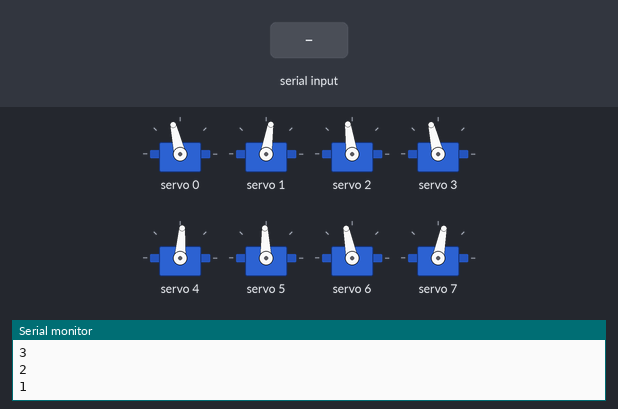
Bench run of a sketch on a simulated ESP32. Shown: 8 × servo, the last lines printed to the serial monitor. The inputs (shaded band) are chosen by the test bench.

Above: at 12.2 s.
12.3 s: "2" received over Serial
At 12.99 s:
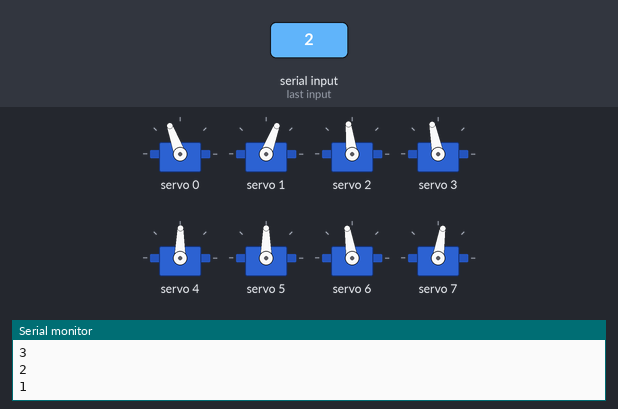
15.3 s: "1" received over Serial
18.3 s: "0" received over Serial
At 18.8 s:
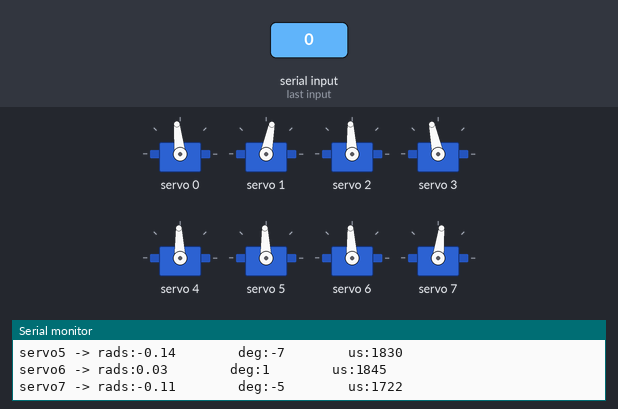
Timing chart, 0 to 21.3 s (numbered marks = the images above; inputs shaded):
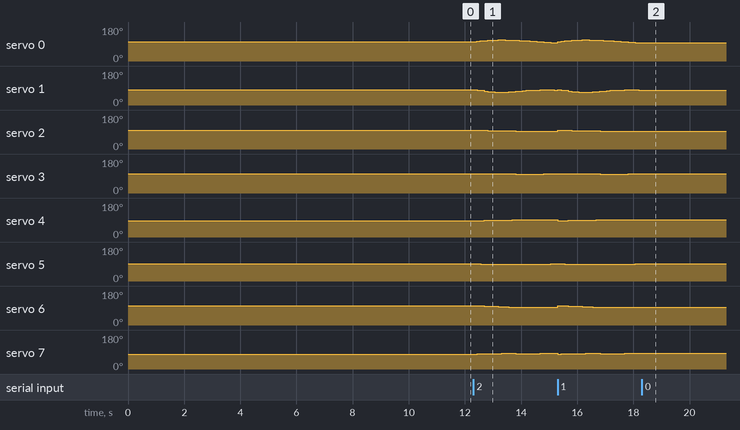

The sketch:

2D_SS_lift_60.ino
```cpp
// HOW TO:
// ------------------------------
// Serial input = 2 -> Steps through gait sequence once and stops at the end.
// Serial input = 1 -> Steps through gait sequence in a loop.
// Serial input = 0 -> Stops infinite loop at the node where it is at that moment

//Gait template
#include <Wire.h>
#include <Adafruit_PWMServoDriver.h>

Adafruit_PWMServoDriver pca9685 = Adafruit_PWMServoDriver();

#define SERVO_FREQ 300
#define SER0 0 //Hip 1
#define SER1 1 //Knee 1
#define SER2 2 //Hip 2
#define SER3 3 //Knee 2
#define SER4 4 //Hip 3
#define SER5 5 //Knee 3
#define SER6 6 //Hip 4
#define SER7 7 //Knee 4

// Insert servo angles here:
// For 3D gaits, these angles are obtained from linearisation.py
// For 2D gaits, these angles are obtained from 2D_trajectory_reader.py
float SS_servo0[] = {-0.24087407, -0.26748764, -0.3063656 , -0.34396648, -0.37787508, -0.40480457, -0.42506108, -0.43807482, -0.44039441, -0.43071883, -0.41686224, -0.39851281, -0.37342453, -0.34833624, -0.32324796, -0.29815967, -0.27307139, -0.246276  , -0.21644764, -0.18661927, -0.15679091, -0.12696255, -0.09804348, -0.07066092, -0.0398181 , -0.02254707, -0.01807582, -0.01750124, -0.02053154, -0.02514841, -0.03194456, -0.03865427, -0.04347655, -0.04476382, -0.04793498, -0.05680407, -0.06567316, -0.07584268, -0.08991702, -0.10375292, -0.11303734, -0.11940904, -0.12043628, -0.11698679, -0.11722571, -0.11868455, -0.12432062, -0.1289995 , -0.13509241, -0.13936192, -0.14381251, -0.14771368, -0.15171638, -0.15626776, -0.15973862, -0.16435415, -0.17021966, -0.17372491, -0.18576123, -0.19779755, -0.21469341, -0.23405682, -0.24672154, -0.25092438, -0.24285153, -0.23037537, -0.22043219, -0.21399711, -0.20812285, -0.20378447, -0.20216587, -0.20227385, -0.2026434 , -0.20090445, -0.20003213, -0.19946708, -0.20031897, -0.20278785, -0.20624978, -0.2148285 , -0.22912994};
float SS_servo1[] = {0.17152876, 0.20755389, 0.26610279, 0.33177246, 0.39525668, 0.44397726, 0.47906518, 0.49942142, 0.49344831, 0.46244505, 0.42667207, 0.39220588, 0.35969976, 0.32719364, 0.29468752, 0.2621814 , 0.22967527, 0.2058311 , 0.1973764 , 0.18892171, 0.18046702, 0.17201232, 0.1852161 , 0.19683898, 0.16224128, 0.11859176, 0.10111982, 0.09240801, 0.09062906, 0.09280435, 0.10046137, 0.10538752, 0.10496319, 0.0993607 , 0.09462715, 0.10097882, 0.10733049, 0.1152601 , 0.12792783, 0.14008881, 0.14685316, 0.1488273 , 0.14026175, 0.12172791, 0.10811364, 0.09521383, 0.08573648, 0.08448925, 0.08723495, 0.08837767, 0.08967778, 0.09088912, 0.09220615, 0.09407307, 0.0941618 , 0.09443948, 0.09812815, 0.10062326, 0.1187619 , 0.13690053, 0.16710977, 0.20344817, 0.22360962, 0.22560885, 0.2039868 , 0.17351951, 0.15104958, 0.13439395, 0.12028885, 0.1096609 , 0.10519038, 0.10324482, 0.10315572, 0.09831836, 0.09632382, 0.09522503, 0.0971479 , 0.102519  , 0.10919593, 0.12460426, 0.15312078};
float SS_servo2[] = { 0.07059069,  0.07656982,  0.07881668,  0.07393034,  0.06757646,  0.05908317,  0.04889435,  0.0380096 ,  0.03013574,  0.02554702,  0.02177493,  0.01810359,  0.01458334,  0.01106309,  0.00754284,  0.00402259,  0.00050234, -0.00435867, -0.01160178, -0.01884489, -0.02608799, -0.0333311 , -0.04085505, -0.05457905, -0.06640181, -0.07306943, -0.07474179, -0.07427158, -0.07343447, -0.07186078, -0.06914205, -0.06902965, -0.07471114, -0.08227072, -0.08930708, -0.09499832, -0.10068956, -0.10601708, -0.11025241, -0.11481678, -0.1217736 , -0.1279147 , -0.13361181, -0.13525725, -0.14127326, -0.15241199, -0.17164234, -0.18791589, -0.20176488, -0.21269582, -0.21918764, -0.21896335, -0.2104196 , -0.19362238, -0.1696839 , -0.13949159, -0.10391217, -0.06449115, -0.02570502,  0.01308111,  0.05125752,  0.08912433,  0.11011486,  0.11803092,  0.11761969,  0.11466825,  0.11353151,  0.11211247,  0.11062717,  0.10939561,  0.10861338,  0.10868461,  0.10804253,  0.1060806 ,  0.10405292,  0.10206192,  0.09962682,  0.09668491,  0.09219852,  0.08339702,  0.0708683 };
float SS_servo3[] = {0.17100722, 0.1412851 , 0.11342474, 0.10192062, 0.09507524, 0.09349648, 0.09665493, 0.10295799, 0.10411485, 0.09946722, 0.0938783 , 0.08931323, 0.08628383, 0.08325444, 0.08022504, 0.07719565, 0.07416625, 0.07448415, 0.0807491 , 0.08701405, 0.093279  , 0.09954395, 0.11030808, 0.12866273, 0.14700202, 0.15177196, 0.146801  , 0.13830747, 0.12873612, 0.11840739, 0.10681757, 0.09793572, 0.09926209, 0.10638984, 0.10947845, 0.10945643, 0.10943441, 0.10761952, 0.10042117, 0.09386017, 0.09590394, 0.0974042 , 0.09827471, 0.09076086, 0.106987  , 0.14346034, 0.21057821, 0.29326507, 0.37546093, 0.4581416 , 0.53197117, 0.58958995, 0.62157957, 0.62619467, 0.6079191 , 0.56532139, 0.50516635, 0.43366152, 0.36855741, 0.30345331, 0.23948324, 0.176089  , 0.13081212, 0.10800624, 0.10321765, 0.10359815, 0.10334817, 0.10243861, 0.10315679, 0.10375808, 0.10415235, 0.10182845, 0.10232321, 0.10496488, 0.10891416, 0.11308152, 0.11832936, 0.12481022, 0.13376347, 0.15001204, 0.17563155};
float SS_servo4[] = { 0.20340111,  0.18669043,  0.16713357,  0.15382811,  0.14171846,  0.1318248 ,  0.12446802,  0.1194297 ,  0.11304722,  0.10252813,  0.0902105 ,  0.08015759,  0.07350157,  0.06684555,  0.06018953,  0.05353351,  0.04687749,  0.04291868,  0.04375194,  0.0445852 ,  0.04541846,  0.04625172,  0.05211673,  0.05462067,  0.05480338,  0.04857557,  0.03629728,  0.0267292 ,  0.02001541,  0.01547454,  0.01385244,  0.00933628,  0.00497099,  0.00269372, -0.00264182,  0.00194021,  0.00652224,  0.0135525 ,  0.02793417,  0.04241124,  0.04984762,  0.04479741,  0.03367413,  0.02622082,  0.03193386,  0.04019318,  0.04725157,  0.04518614,  0.03286931,  0.0132745 , -0.00729171, -0.02734727, -0.0474714 , -0.06808387, -0.08773005, -0.10424642, -0.10771762, -0.10410539, -0.10128713, -0.09846887, -0.09511331, -0.09148491, -0.08652811, -0.08169669, -0.07160951, -0.04827524, -0.01257443,  0.02715234,  0.0671023 ,  0.10656052,  0.14514797,  0.17781266,  0.2011895 ,  0.21695717,  0.22285846,  0.22739428,  0.22785705,  0.22367178,  0.21744504,  0.20867966,  0.20819988};
float SS_servo5[] = {-0.13746629, -0.12095213, -0.10443256, -0.09878484, -0.09388784, -0.09259634, -0.09516643, -0.10070314, -0.10252786, -0.09510585, -0.08326758, -0.07482993, -0.07149287, -0.06815581, -0.06481875, -0.0614817 , -0.05814464, -0.05965845, -0.06979068, -0.07992291, -0.09005514, -0.10018737, -0.11656315, -0.13111384, -0.1371515 , -0.13327449, -0.1167463 , -0.10486691, -0.09919726, -0.09720595, -0.10007961, -0.09960184, -0.10096784, -0.10457457, -0.10489905, -0.1258971 , -0.14689516, -0.17400466, -0.21946518, -0.26517425, -0.29265838, -0.29342338, -0.2814975 , -0.27803204, -0.30431815, -0.33775526, -0.37401819, -0.38087886, -0.36529368, -0.33248503, -0.29791064, -0.26337429, -0.22884972, -0.19392945, -0.16064904, -0.13603424, -0.13716195, -0.1452499 , -0.14590538, -0.14656087, -0.13837815, -0.1257076 , -0.1173335 , -0.09612309, -0.10064892, -0.15398586, -0.2308178 , -0.31923874, -0.4041638 , -0.48474309, -0.55762678, -0.60657115, -0.61631798, -0.59853248, -0.54027297, -0.47607644, -0.40194663, -0.31648125, -0.23280991, -0.15344611, -0.14199902};
float SS_servo6[] = {0.20733112, 0.19666176, 0.18309247, 0.16860588, 0.1545452 , 0.14062961, 0.12659279, 0.11238856, 0.09824489, 0.0897154 , 0.08463757, 0.07970138, 0.07497762, 0.07025387, 0.06553011, 0.06080635, 0.0560826 , 0.05127872, 0.04633249, 0.04138627, 0.03644004, 0.03149381, 0.02868798, 0.02440127, 0.02657391, 0.03878192, 0.06947318, 0.10505409, 0.14207092, 0.17935689, 0.21694351, 0.24729233, 0.26747044, 0.27388642, 0.27217251, 0.25934936, 0.24652622, 0.23198043, 0.21226198, 0.19535781, 0.20145202, 0.21447561, 0.24101277, 0.26652642, 0.27120909, 0.26601665, 0.25130024, 0.25053352, 0.2468346 , 0.24009346, 0.233178  , 0.22779452, 0.22306739, 0.21898467, 0.21606308, 0.21361101, 0.20861461, 0.20403161, 0.20051229, 0.19699297, 0.19388522, 0.19098647, 0.18840941, 0.1878693 , 0.18787554, 0.18246275, 0.17726989, 0.17287949, 0.1709484 , 0.17055579, 0.17288754, 0.17231816, 0.17200055, 0.16807703, 0.16657196, 0.16574587, 0.16689248, 0.17029027, 0.1748675 , 0.18538078, 0.20567212};
float SS_servo7[] = {-0.1759802 , -0.17161161, -0.16712879, -0.1590943 , -0.15029197, -0.14085949, -0.12990901, -0.116909  , -0.10305891, -0.09965598, -0.10241544, -0.10429526, -0.10485568, -0.10541611, -0.10597654, -0.10653697, -0.1070974 , -0.10688807, -0.10531115, -0.10373422, -0.10215729, -0.10058037, -0.09938511, -0.10016943, -0.11024905, -0.14382479, -0.21478486, -0.29599264, -0.38180552, -0.46696044, -0.55083764, -0.61062309, -0.63511525, -0.60536441, -0.55621342, -0.46487817, -0.37354292, -0.28098294, -0.1847454 , -0.10700708, -0.13130024, -0.16834666, -0.23136482, -0.27697707, -0.24789284, -0.18395969, -0.11522532, -0.12450235, -0.12675098, -0.12078106, -0.11465773, -0.11055484, -0.10785475, -0.10698002, -0.10802764, -0.11214642, -0.11018692, -0.10547048, -0.10446555, -0.10346062, -0.1008991 , -0.09754719, -0.09751305, -0.10286479, -0.10842305, -0.10306437, -0.09515802, -0.09003434, -0.08846575, -0.08960542, -0.09554094, -0.09655088, -0.09675281, -0.09014805, -0.0873542 , -0.08566084, -0.08777633, -0.09423837, -0.10372614, -0.12669086, -0.16757518};

int node=0;
int first=0;
int input=0;
int end_time=0;
int time_step=120000; //was 120000
int steps = sizeof(SS_servo0)/sizeof(SS_servo0[0]);
int one_print = 0;

// -------------------Joint configurations-------------------
int servo0=0;
int servo0_deg=0;
int servo1=0;
int servo1_deg=0;
int servo2=0;
int servo2_deg=0;
int servo3=0;
int servo3_deg=0;
int servo4=0;
int servo4_deg=0;
int servo5=0;
int servo5_deg=0;
int servo6=0;
int servo6_deg=0;
int servo7=0;
int servo7_deg=0;

void setup() {
  Serial.begin(115200);
  pca9685.begin();

  pca9685.setOscillatorFrequency(27000000); //Value between 24MHz and 27MHz, tuned for this setup
  pca9685.setPWMFreq(SERVO_FREQ);
  delay (1000);

  servo0_deg=SS_servo0[0]/3.14159265*180;
  servo0=map(servo0_deg,-38,90,2200,1030);
  servo1_deg=SS_servo1[0]/3.14159265*180;
  servo1=map(servo1_deg,-90,90,2600,950);
  servo2_deg=SS_servo2[0]/3.14159265*180;
  servo2=map(servo2_deg,-38,90,1510,2730);
  servo3_deg=SS_servo3[0]/3.14159265*180;
  servo3=map(servo3_deg,-90,90,1100,2700);
  servo4_deg=SS_servo4[0]/3.14159265*180;
  servo4=map(servo4_deg,-90,38,2700,1500);
  servo5_deg=SS_servo5[0]/3.14159265*180;
  servo5=map(servo5_deg,-90,90,2600,930);
  servo6_deg=SS_servo6[0]/3.14159265*180;
  servo6=map(servo6_deg,-90,38,850,2250);
  servo7_deg=SS_servo7[0]/3.14159265*180;
  servo7=map(servo7_deg,-90,90,920,2620);

  pca9685.setPWM(SER0,0,servo0);
  pca9685.setPWM(SER1,0,servo1);
  pca9685.setPWM(SER2,0,servo2);
  pca9685.setPWM(SER3,0,servo3);
  pca9685.setPWM(SER4,0,servo4);
  pca9685.setPWM(SER5,0,servo5);
  pca9685.setPWM(SER6,0,servo6);
  pca9685.setPWM(SER7,0,servo7);

  Serial.print("Node:");
  Serial.println(node);
  Serial.print("servo0 -> rads:");
  Serial.print(SS_servo0[node]);
  Serial.print("        deg:");
  Serial.print(servo0_deg);
  Serial.print("        us:");
  Serial.println(servo0);
  Serial.print("servo1 -> rads:");
  Serial.print(SS_servo1[node]);
  Serial.print("        deg:");
  Serial.print(servo1_deg);
  Serial.print("        us:");
  Serial.println(servo1);
  Serial.print("servo2 -> rads:");
  Serial.print(SS_servo2[node]);
  Serial.print("        deg:");
  Serial.print(servo2_deg);
  Serial.print("        us:");
  Serial.println(servo2);
  Serial.print("servo3 -> rads:");
  Serial.print(SS_servo3[node]);
  Serial.print("        deg:");
  Serial.print(servo3_deg);
  Serial.print("        us:");
  Serial.println(servo3);
  Serial.print("servo4 -> rads:");
  Serial.print(SS_servo4[node]);
  Serial.print("        deg:");
  Serial.print(servo4_deg);
  Serial.print("        us:");
  Serial.println(servo4);
  Serial.print("servo5 -> rads:");
  Serial.print(SS_servo5[node]);
  Serial.print("        deg:");
  Serial.print(servo5_deg);
  Serial.print("        us:");
  Serial.println(servo5);
  Serial.print("servo6 -> rads:");
  Serial.print(SS_servo6[node]);
  Serial.print("        deg:");
  Serial.print(servo6_deg);
  Serial.print("        us:");
  Serial.println(servo6);
  Serial.print("servo7 -> rads:");
  Serial.print(SS_servo7[node]);
  Serial.print("        deg:");
  Serial.print(servo7_deg);
  Serial.print("        us:");
  Serial.println(servo7);

  Serial.println("10");
  delay(1000);
  Serial.println("9");
  delay(1000);
  Serial.println("8");
  delay(1000);
  Serial.println("7");
  delay(1000);
  Serial.println("6");
  delay(1000);
  Serial.println("5");
  delay(1000);
  Serial.println("4");
  delay(1000);
  Serial.println("3");
  delay(1000);
  Serial.println("2");
  delay(1000);
  Serial.println("1");
  delay(1000);

}

void loop()
{
  if(Serial.available()>0)
  {
    first=Serial.read();
    if(first=='2')
    {
      input=2;
      node=0;
      one_print=1;
    }
    if(first=='1')
    {
      input=1;
      node=0;
      one_print=1;
    }
    if(first=='0')
    {
      input=0;
    }
  }
  if(input==1 or input==2)
  {
      if(esp_timer_get_time()>=end_time)
      {
        servo0_deg=SS_servo0[node]/3.14159265*180;
        servo0=map(servo0_deg,-38,90,2200,1030);
        servo1_deg=SS_servo1[node]/3.14159265*180;
        servo1=map(servo1_deg,-90,90,2600,950);
        servo2_deg=SS_servo2[node]/3.14159265*180;
        servo2=map(servo2_deg,-38,90,1510,2730);
        servo3_deg=SS_servo3[node]/3.14159265*180;
        servo3=map(servo3_deg,-90,90,1100,2700);
        servo4_deg=SS_servo4[node]/3.14159265*180;
        servo4=map(servo4_deg,-90,38,2700,1500);
        servo5_deg=SS_servo5[node]/3.14159265*180;
        servo5=map(servo5_deg,-90,90,2600,930);
        servo6_deg=SS_servo6[node]/3.14159265*180;
        servo6=map(servo6_deg,-90,38,850,2250);
        servo7_deg=SS_servo7[node]/3.14159265*180;
        servo7=map(servo7_deg,-90,90,920,2620);

        pca9685.setPWM(SER0,0,servo0);
        pca9685.setPWM(SER1,0,servo1);
        pca9685.setPWM(SER2,0,servo2);
        pca9685.setPWM(SER3,0,servo3);
        pca9685.setPWM(SER4,0,servo4);
        pca9685.setPWM(SER5,0,servo5);
        pca9685.setPWM(SER6,0,servo6);
        pca9685.setPWM(SER7,0,servo7);

        node+=1;
        if(node>=steps and input==1)
        {
          Serial.print("Input:");
          Serial.println(input);
          node=0;
        }
        if(node>=steps and input==2)
        {
          Serial.print("Input:");
          Serial.println(input);
          input=0;
        }
         end_time=esp_timer_get_time()+time_step;
      }
   }

  if(input == 0)
  {
        pca9685.setPWM(SER0,0,servo0);
        pca9685.setPWM(SER1,0,servo1);
        pca9685.setPWM(SER2,0,servo2);
        pca9685.setPWM(SER3,0,servo3);
        pca9685.setPWM(SER4,0,servo4);
        pca9685.setPWM(SER5,0,servo5);
        pca9685.setPWM(SER6,0,servo6);
        pca9685.setPWM(SER7,0,servo7);

        if(one_print==1)
        {
          Serial.print("Input:");
          Serial.println(input);
          Serial.print("Node:");
          Serial.println(node);
          Serial.print("servo0 -> rads:");
          Serial.print(SS_servo0[node]);
          Serial.print("        deg:");
          Serial.print(servo0_deg);
          Serial.print("        us:");
          Serial.println(servo0);
          Serial.print("servo1 -> rads:");
          Serial.print(SS_servo1[node]);
          Serial.print("        deg:");
          Serial.print(servo1_deg);
          Serial.print("        us:");
          Serial.println(servo1);
          Serial.print("servo2 -> rads:");
          Serial.print(SS_servo2[node]);
          Serial.print("        deg:");
          Serial.print(servo2_deg);
          Serial.print("        us:");
          Serial.println(servo2);
          Serial.print("servo3 -> rads:");
          Serial.print(SS_servo3[node]);
          Serial.print("        deg:");
          Serial.print(servo3_deg);
          Serial.print("        us:");
          Serial.println(servo3);
          Serial.print("servo4 -> rads:");
          Serial.print(SS_servo4[node]);
          Serial.print("        deg:");
          Serial.print(servo4_deg);
          Serial.print("        us:");
          Serial.println(servo4);
          Serial.print("servo5 -> rads:");
          Serial.print(SS_servo5[node]);
          Serial.print("        deg:");
          Serial.print(servo5_deg);
          Serial.print("        us:");
          Serial.println(servo5);
          Serial.print("servo6 -> rads:");
          Serial.print(SS_servo6[node]);
          Serial.print("        deg:");
          Serial.print(servo6_deg);
          Serial.print("        us:");
          Serial.println(servo6);
          Serial.print("servo7 -> rads:");
          Serial.print(SS_servo7[node]);
          Serial.print("        deg:");
          Serial.print(servo7_deg);
          Serial.print("        us:");
          Serial.println(servo7);
          one_print=0;
        }

  }
}
```

Measured:
- after the input at 12.3 s, servo 0: rises from 103° to 112° in 0.75 s, then falls to 96° in 2.0 s; servo 1: 81° → 79° after 0.13 s, → 77° 0.12 s later, → 74° 0.13 s later, → 71° 0.13 s later, … (20 changes in this stretch)
- after the input at 18.3 s, servo 0: stops changing and stays 96°; servo 1: stops changing and stays 79°; servo 2, servo 6: stops changing and stays 93°; servo 3: stops changing and stays 102°; servo 4, servo 5: stops changing and stays 92°
